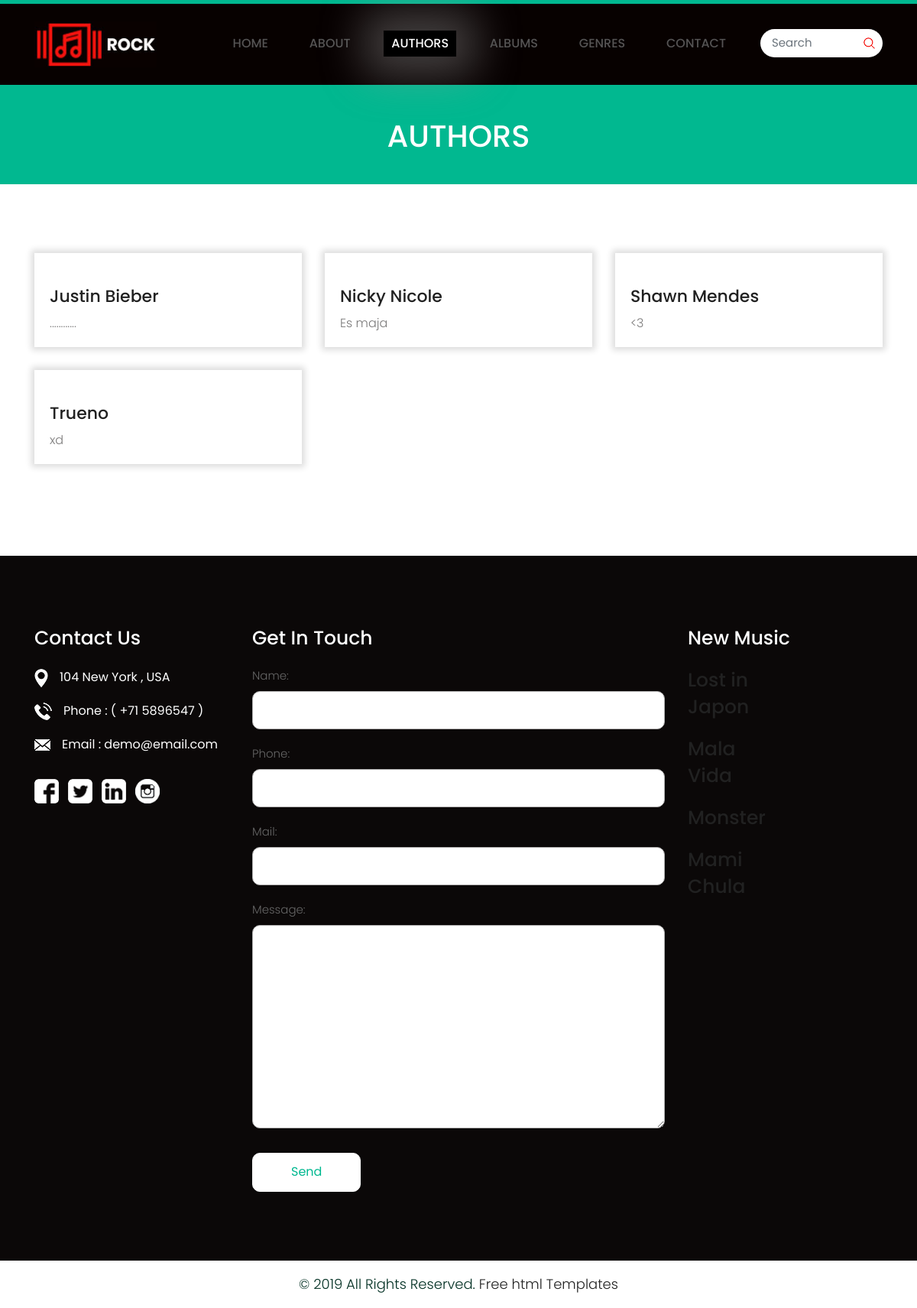
/top100/author, run on the app's committed database.
### top100_app/models.py (models this page shows, shortened)
class Author(models.Model):
    name = models.CharField(max_length = 30, default='Name')
    info = models.CharField(max_length = 200, default='Information')
    image = models.ImageField(upload_to='top100_app/static/image/authors', null = True, blank=True, verbose_name='Image')

class Song(models.Model):
    name = models.CharField(max_length=20)
    author = models.ManyToManyField(Author)
    genre = models.ManyToManyField(Genre)
    repros = models.IntegerField()
    date = models.DateTimeField(default = datetime.now)
    album = models.ForeignKey(Album, on_delete=models.CASCADE, null = True)

### top100_app/views.py (the view, shortened to what this page needs)
def author (request) :
    authors = get_list_or_404(Author.objects.order_by('name'))
    songs_date = get_list_or_404(Song.objects.order_by('date')[: 4])
    form = ContactForm()
    context = {
        'author_list': authors,
        'song_date_list' : songs_date,
        'form' : form
    }
    return render(request, "author.html", context)

### top100_app/forms.py
class ContactForm(forms.Form):
    name = forms.CharField(widget=forms.TextInput(attrs={'class' : 'contactus'}), max_length= 100)
    phone = forms.CharField(widget=forms.TextInput(attrs={'class' : 'contactus'}), max_length= 13)
    mail = forms.CharField(widget=forms.TextInput(attrs={'class' : 'contactus'}), max_length= 100)
    message = forms.CharField(widget=forms.Textarea(attrs={'class' : 'textarea'}), max_length= 2000)

### top100_app/templates/author.html
{% extends "base.html" %}
{% load static %}
    {% block active%}
    <li> <a href="{% url 'index'%}">Home</a> </li>
    <li> <a href="{% url 'about'%}">About</a> </li>
    <li class="active"> <a href="{% url 'author'%}"> Authors</a> </li>
    <li> <a href="{% url 'album'%}"> Albums</a> </li>
    <li> <a href="{% url 'genre'%}">Genres</a> </li>
    <li> <a href="{% url 'contact'%}">Contact</a> </li>
    {% endblock %}
    {% block body %}
    <div class="blogbg">
        <div class="container">
            <div class="row">
                <div class="col-md-12">
                    <div class="blogtitlepage">
                        <h2>Authors</h2>
                    </div>
                </div>
            </div>
        </div>
    </div>
    <div class="Lastestnews blog">
        <div class="container">
            <div class="row">
                {% if author_list %}
                    {% for c in author_list %}
                        <div class="col-xl-4 col-lg-4 col-md-4 col-sm-12 margin">
                            <div class="news-box">
                                <figure><img src="{% static c.image.name %}" alt="{{ c.image.name }}"/></figure>
                                <h3><a href = "{% url 'author_details' c.id%}">{{c.name}}</a></h3>
                                <p>{{c.info}}</p>
                            </div>
                        </div>
                    {% endfor%}
                {% else %}
                    <h1>THERE ARE NO AUTHORS</h1>
                {% endif %}
            </div>
        </div>
    </div>
    {% endblock%}

### top100_app/templates/base.html (shortened to what this page needs)
<!DOCTYPE html>
<html lang="en">
{% load static %}
<head>
    <link rel="stylesheet" href="{%static 'css/bootstrap.min.css' %}" >
    <link rel="stylesheet" href="{%static 'css/style.css' %}">
    <link rel="stylesheet" href="{%static 'css/responsive.css' %}">
    <link rel="stylesheet" href="{%static 'css/jquery.mCustomScrollbar.min.css' %}">
    <link rel="stylesheet" href="https://netdna.bootstrapcdn.com/font-awesome/4.0.3/css/font-awesome.css">
    <link rel="stylesheet" href="https://cdnjs.cloudflare.com/ajax/libs/fancybox/2.1.5/jquery.fancybox.min.css" media="screen">
</head>
<body class="main-layout">
    <header>
        <div class="header">
            <div class="container">
                <div class="row">
                    <div class="col-xl-2 col-lg-2 col-md-2 col-sm-2 col logo_section">
                        <div class="full">
                            <div class="center-desk">
                                <div class="logo">
                                    <a href="{% url 'index' %}"><img src="{%static 'images/logo.jpg' %}" alt="logo" /></a>
                                </div>
                            </div>
                        </div>
                    </div>
                    <div class="col-xl-8 col-lg-8 col-md-10 col-sm-10">
                        <div class="menu-area">
                            <div class="limit-box">
                                <nav class="main-menu">
                                    <ul class="menu-area-main">
                                        {% block active %}{% endblock %}
                                    </ul>
                                </nav>
                            </div>
                        </div>
                    </div>
                    <div class="col-xl-2 col-lg-2 col-md-2 col-sm-2">
                        <form class="search">
                            <input class="form-control" type="text" placeholder="Search">
                            <button><img src="{%static 'images/search_icon.png' %}" ></button>
                        </form>
                    </div>
                </div>
            </div>
    </header>
    {% block body %}
    {% endblock %}
    <footr id="footer_with_contact">
        <div class="footer">
            <div class="container">
                <div class="row">
                    <div class="col-lg-3 col-md-6 col-sm-12 width">
                        <div class="address">
                            <h3>Contact Us</h3>
                            <ul class="locarion_icon">
                                <li><img src="{%static 'icon/1.png' %}" alt="icon" />104 New York , USA</li>
                                <li><img src="{%static 'icon/2.png' %}" alt="icon" />Phone : ( +71 5896547 )</li>
                                <li><img src="{%static 'icon/3.png' %}" alt="icon" />Email : demo@email.com</li>
                            </ul>
                            <ul class="contant_icon">
                                <li><img src="{%static 'icon/fb.png' %}" alt="icon" /></li>
                                <li><img src="{%static 'icon/tw.png' %}" alt="icon" /></li>
                                <li><img src="{%static 'icon/lin(2).png' %}" alt="icon" /></li>
                                <li><img src="{%static 'icon/instagram.png' %}" alt="icon" /></li>
                            </ul>
                        </div>
                    </div>
                    <div class="col-lg-6 col-md-6 col-sm-12 width">
                        <div class="address">
                            <h3>Get In Touch</h3>
                                <form action="contact" method="post">
                                    <div class="row">
                                        <div class="col-sm-12">
                                            {{form.as_p}}
                                            <button class="send">Send</button>
                                        </div>
                                    </div>
                                </form>
                        </div>
                    </div>
                    <div class="col-xl-3 col-lg-3 col-md-6 col-sm-12 width">
                        <div class="address">
                            <h3>New Music </h3>
                                {% if song_date_list %}
                                    {% for c in song_date_list %}
                                        <div class="row">
                                            <div class="col-xl-6 col-lg-6 col-md-6 col-sm-6 ">
                                            <h3><a href = "{% url 'song_details' c.id%}">{{c.name}}</a></h3>
                                            </div>
                                        </div>
                                    {% endfor%}
                                {% else %}
                                    <h1>THERE ARE NO SONGS</h1>
                                {% endif %}
                        </div>
                    </div>
                </div>
            </div>
            <div class="copyright">
                <p>© 2019 All Rights Reserved. <a href="https://html.design/">Free html Templates</a></p>
            </div>
        </div>
    </footr>
</body>
</html>

### data on the page
Author: name "Justin Bieber", info "............"
Author: name "Nicky Nicole", info "Es maja"
Author: name "Shawn Mendes", info "<3"
Author: name "Trueno", info "xd"
Song: name "Lost in Japon"
Song: name "Mala Vida"
Song: name "Monster"
Song: name "Mami Chula"
